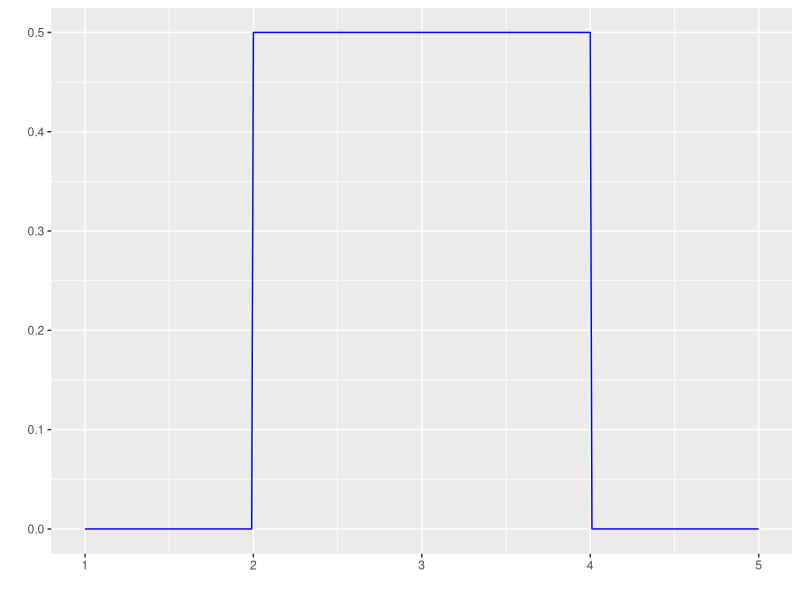
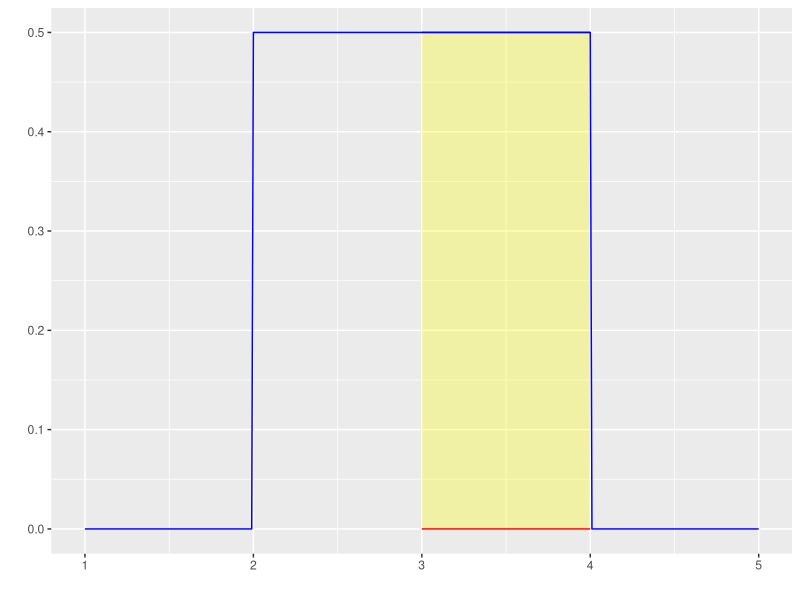
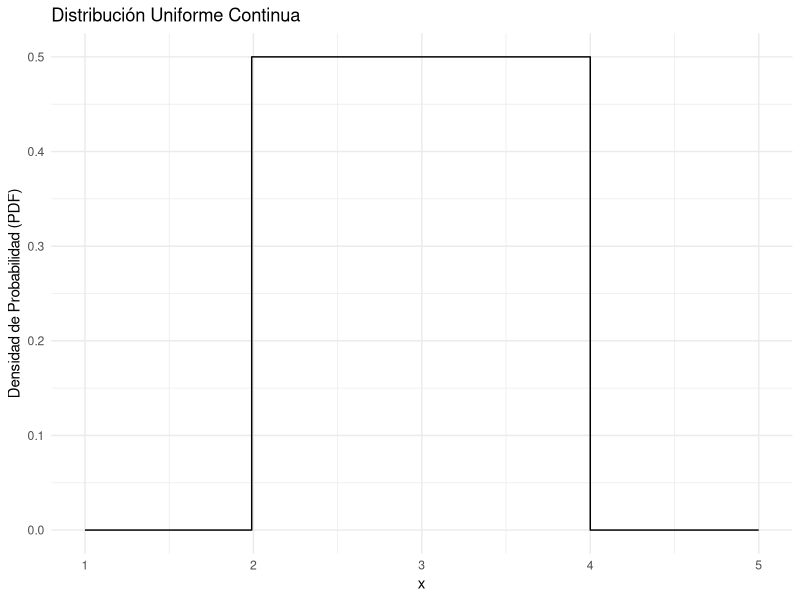
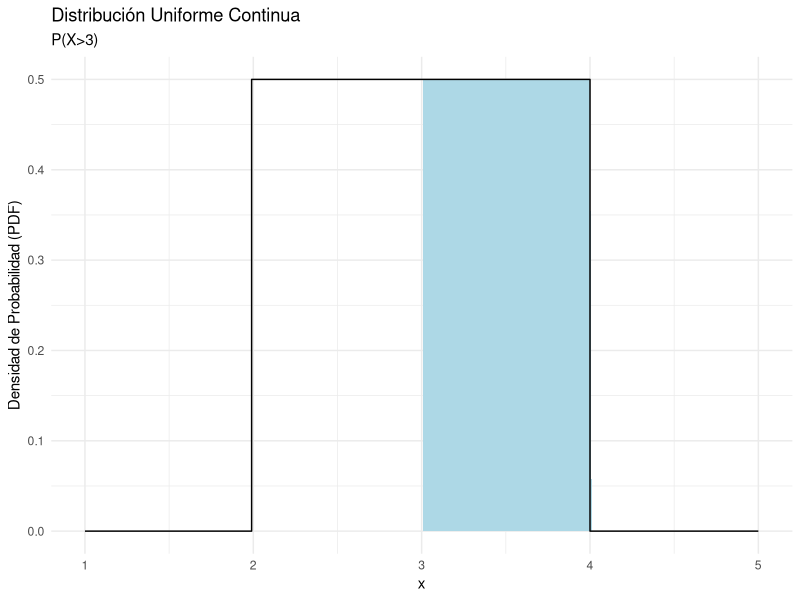
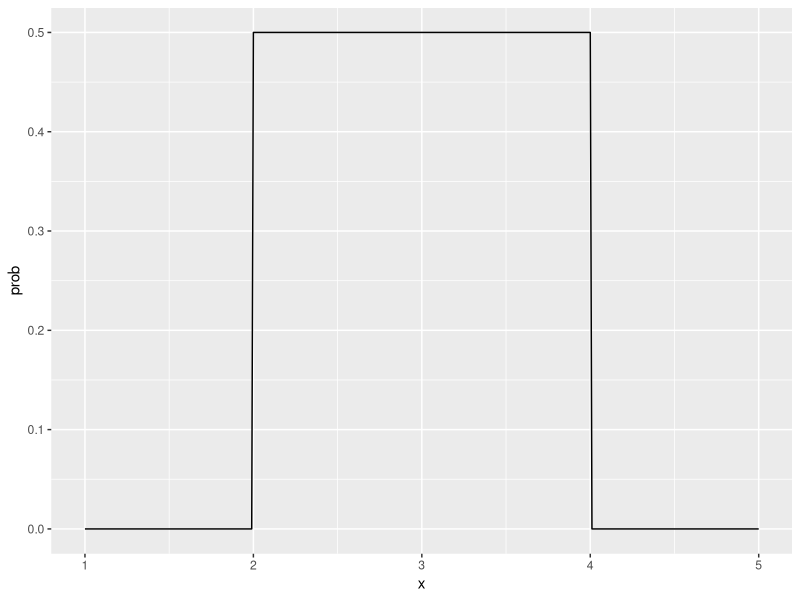
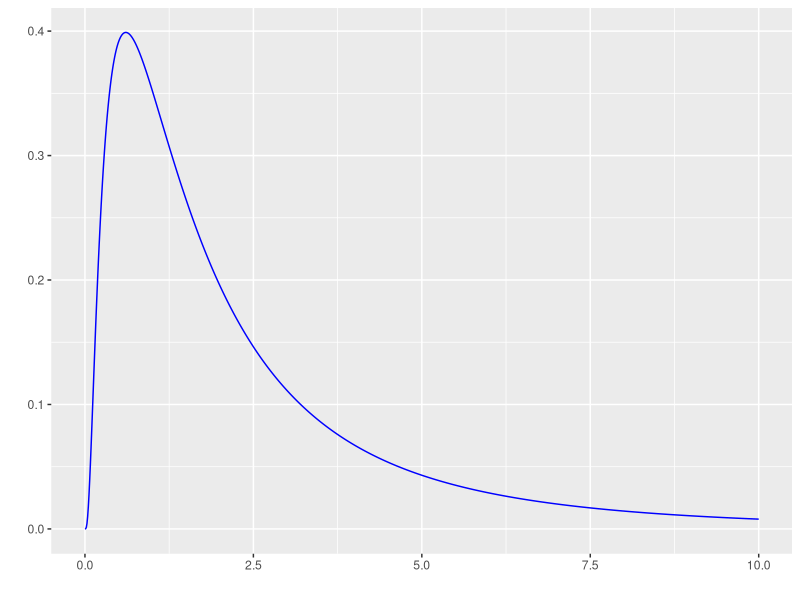
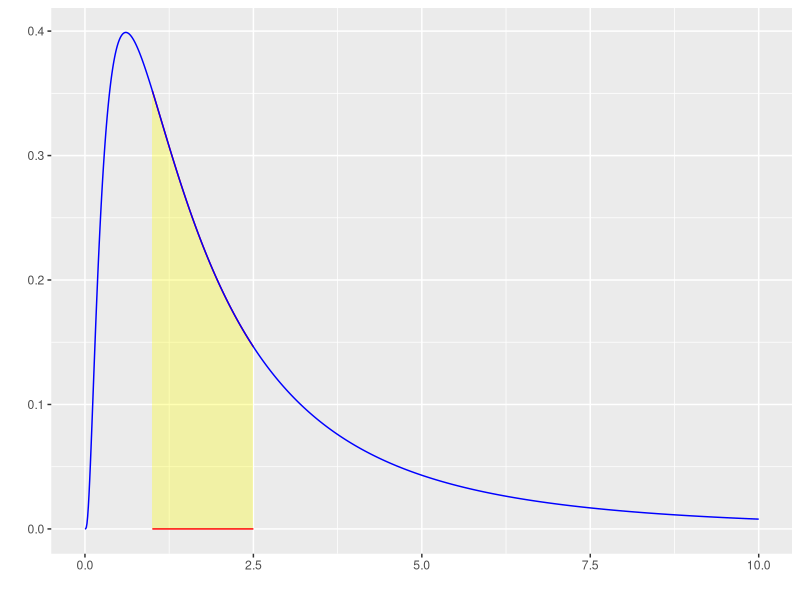
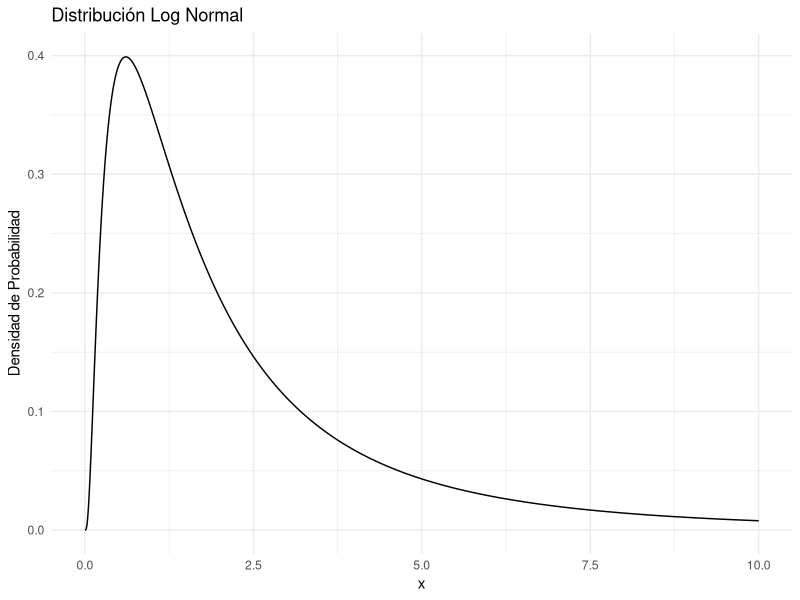

The R source for these figures, in order: (Note: this script raises an error after producing the figures.)
##############  MODELO UNIFORME  ############## 

#runif  : función de la distribución uniforme continua para generar datos aleatorios 
#dunif  : función de densidad de probabilidad 
#punif  : función de distribución acumulada uniforme continua
#qunif  : función cuantil de la distribución uniforme continua

#Ejemplo
x <- seq(1,5,0.01) 

prob <- dunif(x, min=2, max=4)
prob_acum <- punif(x,min=2, max=4)
proba_acum2 <- 1 - punif(x,min=2, max=4, lower.tail = FALSE) #equivalente 
cbind(x,prob,prob_acum,proba_acum2)

#graf1

library(ggfortify)

ggdistribution(dunif, x, min=2,max=4 , colour = "blue")

#P(X<3)
ggdistribution(dunif, x, min=2,max=4 , colour = "blue",
               p = ggdistribution(dunif, seq(3,4,0.01), min=2,max=4 , colour = "red", fill = "yellow"))

#graf2
df <- data.frame(x, prob)

ggplot(df, aes(x, prob)) +
  geom_step(direction = "vh")+ #vertical luego horizontal
  labs(title = "Distribución Uniforme Continua",
       x = "x",
       y = "Densidad de Probabilidad (PDF)") +
  theme_minimal()

#P(X<3)
ggplot(df, aes(x, prob)) +
  geom_area(data = df[df$x > 3, ], fill = "lightblue") +  
  geom_step(direction = "vh")+
  labs(title = "Distribución Uniforme Continua",subtitle = "P(X>3)",
       x = "x",
       y = "Densidad de Probabilidad (PDF)") +
  theme_minimal()

#graf3
ggplot(df, aes(x, prob)) +
  geom_line()

##############  MODELO LOG NORMAL  ############## 

#rlnorm  : función de la distribución log normal para generar datos aleatorios 
#dlnorm  : función de densidad de probabilidad 
#plnorm  : función de distribución acumulada uniforme continua
#qlnorm  : función cuantil de la distribución log normal

#Ejemplo
x <- seq(0, 10, length.out = 1000)

prob <- dlnorm(x, meanlog=0.5, sdlog=1)
prob_acum <- plnorm(x,meanlog=0.5, sdlog=1)
proba_acum2 <- 1 - plnorm(x,meanlog=0.5, sdlog=1, lower.tail = FALSE) #equivalente 
cbind(x,prob,prob_acum,proba_acum2)

#graf1
ggdistribution(dlnorm, x, meanlog=0.5, sdlog=1, colour = "blue")
#P(1<X<2.5)
ggdistribution(dlnorm, x, meanlog=0.5, sdlog=1, colour = "blue",
               p = ggdistribution(dlnorm, seq(1,2.5,length.out = 1000), meanlog=0.5, sdlog=1, colour = "red", fill = "yellow"))

#graf2
df <- data.frame(x, prob)

ggplot(df,aes(x,prob)) +
  geom_line()+
  labs(title = "Distribución Log Normal",
     x = "x",
     y = "Densidad de Probabilidad") +
  theme_minimal()

#P(1<X<2.5)

ggplot(df,aes(x,prob)) +
  geom_line()+
  geom_area(data=df[df$x >= 1 & df$x <= 2.5, ], fill = "lightblue")+
  labs(title = "Distribución Log Normal",subtitle = "P(1<X<2.5)",
       x = "x",
       y = "Densidad de Probabilidad") +
  theme_minimal()

##############  MODELO EXPONENCIAL  ############## 

#rexp  : función de la distribución exponencial para generar datos aleatorios 
#dexp  : función de densidad de probabilidad 
#pexp  : función de distribución acumulada exponencial
#qexp  : función cuantil de la distribución exponencial

#Ejemplo
x <- seq(0,8,0.001)

prob <- dexp(x, rate = 1)
prob_acum <- pexp(x,rate = 1)
proba_acum2 <- 1 - pexp(x,rate = 1, lower.tail = FALSE) #equivalente 

#graf1
ggdistribution(dexp, x, rate=1, colour = "blue")

#graf2
df <- data.frame(x, prob)

ggplot(df,aes(x,prob)) +
  geom_line()+
  labs(title = "Distribución Exponencial",
       x = "x",
       y = "Densidad de Probabilidad") +
  theme_minimal()


ggplot(df,aes(x,prob)) +
  geom_line()+
  geom_area(data=df[df$x <= 1.5, ], fill = "lightblue")+
  labs(title = "Distribución Exponencial",subtitle = "P(X<1.5)",
       x = "x",
       y = "Densidad de Probabilidad") +
  theme_minimal()

##############  MODELO GAMMA  ############## 

#rgamma  : función de la distribución gamma para generar datos aleatorios 
#dgamma  : función de densidad de probabilidad 
#pgamma  : función de distribución acumulada gamma
#qgamma  : función cuantil de la distribución gamma

#Ejemplo
x <- seq(0,10,length.out = 100)

prob <- dgamma(x, shape=2,rate=1)
prob_acum <- pgamma(x, shape=2,rate=1)
proba_acum2 <- 1 - pgamma(x, shape=2,rate=1, lower.tail = FALSE) #equivalente 
cbind(x,prob,prob_acum,proba_acum2)

#graf1
ggdistribution(dgamma, x, shape=2,rate=1, colour = "blue")

#graf2
df <- data.frame(x, prob)

ggplot(df,aes(x,prob)) +
  geom_line()+
  labs(title = "Distribución Gamma",
       x = "x",
       y = "Densidad de Probabilidad") +
  theme_minimal()

#P(X<1.5)
ggplot(df,aes(x,prob)) +
  geom_line()+
  geom_area(data=df[df$x <= 1.5, ], fill = "lightblue")+
  labs(title = "Distribución Gamma",subtitle = "P(X<1.5)",
       x = "x",
       y = "Densidad de Probabilidad") +
  theme_minimal()

##############  MODELO WEIBULL  ############## 

#rweibull  : función de la distribución weibull para generar datos aleatorios 
#dweibull  : función de densidad de probabilidad 
#pweibull  : función de distribución acumulada weibull
#qweibull  : función cuantil de la distribución weibull

#Ejemplo
x <- seq(0,4,length.out = 100)

prob <- dweibull(x,shape=2,scale=1)
prob_acum <- pweibull(x,shape=2,scale=1)
proba_acum2 <- 1 - pweibull(x,shape=2,scale=1, lower.tail = FALSE) #equivalente 

#graf1
ggdistribution(dweibull, x, shape=2,scale=1, colour = "blue")


#graf2
ggplot(data.frame(x, prob),aes(x,prob)) +
  geom_line()+
  labs(title = "Distribución Weibull",
       x = "x",
       y = "Densidad de Probabilidad") +
  theme_minimal()

##############  MODELO T-STUDENT  ############## 

#rt  : función de la distribución t-student para generar datos aleatorios 
#dt  : función de densidad de probabilidad 
#pt  : función de distribución acumulada t-student
#qt  : función cuantil de la distribución t-student

#Ejemplo
x <- seq(-4, 4, 0.01)

prob <-dt(x, df=20) 
prob_acum <- pt(x,df=20)
prob_acum2 <- 1-pt(x,df=20,lower.tail = FALSE)

#graf1
ggdistribution(dt, x, df=20, colour = "blue")

#graf2
ggplot(data.frame(x, prob),aes(x,prob)) +
  geom_line()+
  labs(title = "Distribución Weibull",
       x = "x",
       y = "Densidad de Probabilidad") +
  theme_minimal()


##############  MODELO Chi-cuadrado  ############## 

#rchisq  : función de la distribución chi-cuadrado para generar datos aleatorios 
#dchisq  : función de densidad de probabilidad 
#pchisq  : función de distribución acumulada chi-cuadrado
#qchisq  : función cuantil de la distribución chi-cuadrado

#Ejemplo
x <- seq(0, 20, 0.1)

prob <-dchisq(x, df=5) 
prob_acum <- pchisq(x,df=5)
prob_acum2 <- 1-pchisq(x,df=5,lower.tail = FALSE)

#graf1
ggdistribution(dchisq, x, df=5, colour = "blue")

#graf2
ggplot(data.frame(x, prob),aes(x,prob)) +
  geom_line()+
  labs(title = "Distribución Weibull",
       x = "x",
       y = "Densidad de Probabilidad") +
  theme_minimal()


##############  MODELO F  ############## 

#rf  : función de la distribución F para generar datos aleatorios 
#df  : función de densidad de probabilidad 
#pf  : función de distribución acumulada F
#qf  : función cuantil de la distribución F

#Ejemplo
x <- seq(0, 20, 0.1)

prob <- df( x, df1=3, df2=2)
prob_acum <- pf(x,df1=3, df2=2)
prob_acum2 <- 1-pf(x,df1=3, df2=2,lower.tail = FALSE)

#graf1
ggdistribution(df, x, df1=3, df2=2, colour = "blue")

#graf2
ggplot(data.frame(x, prob),aes(x,prob)) +
  geom_line()+
  labs(title = "Distribución Weibull",
       x = "x",
       y = "Densidad de Probabilidad") +
  theme_minimal()
